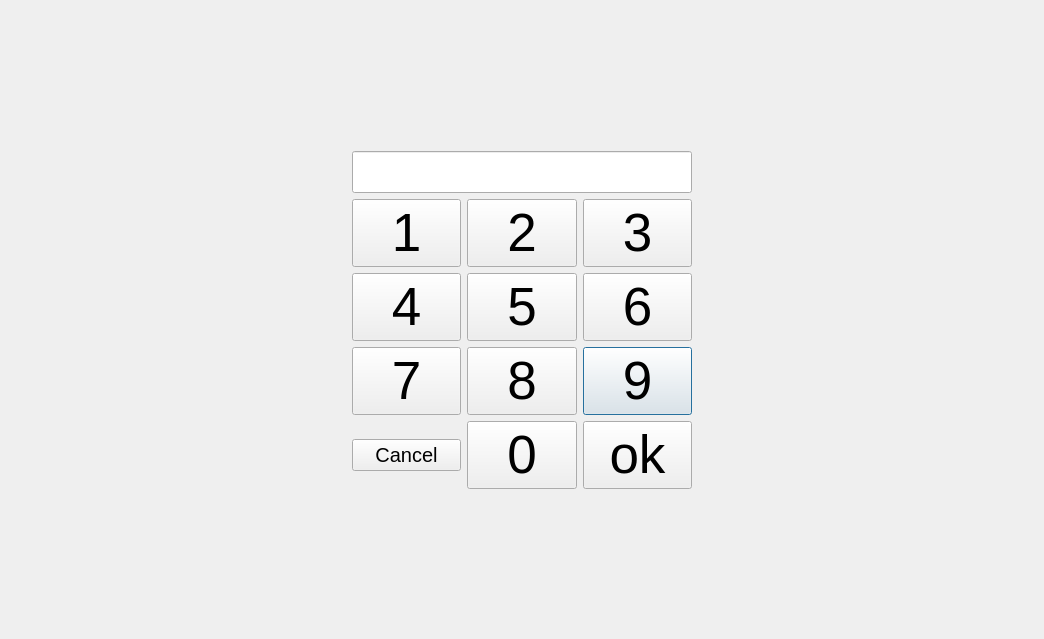
<?xml version="1.0" encoding="UTF-8"?>
<ui version="4.0">
 <class>pincodeEngine</class>
 <widget class="QDialog" name="pincodeEngine">
  <property name="geometry">
   <rect>
    <x>0</x>
    <y>0</y>
    <width>1044</width>
    <height>639</height>
   </rect>
  </property>
  <property name="windowTitle">
   <string>Dialog</string>
  </property>
  <layout class="QGridLayout" name="gridLayout_2">
   <item row="0" column="1">
    <spacer name="verticalSpacer">
     <property name="orientation">
      <enum>Qt::Vertical</enum>
     </property>
     <property name="sizeHint" stdset="0">
      <size>
       <width>20</width>
       <height>40</height>
      </size>
     </property>
    </spacer>
   </item>
   <item row="2" column="1">
    <layout class="QGridLayout" name="gridLayout">
     <item row="2" column="3">
      <widget class="QPushButton" name="B9">
       <property name="font">
        <font>
         <pointsize>40</pointsize>
        </font>
       </property>
       <property name="text">
        <string>9</string>
       </property>
      </widget>
     </item>
     <item row="1" column="3">
      <widget class="QPushButton" name="B6">
       <property name="font">
        <font>
         <pointsize>40</pointsize>
        </font>
       </property>
       <property name="text">
        <string>6</string>
       </property>
      </widget>
     </item>
     <item row="1" column="1">
      <widget class="QPushButton" name="B4">
       <property name="font">
        <font>
         <pointsize>40</pointsize>
        </font>
       </property>
       <property name="text">
        <string>4</string>
       </property>
      </widget>
     </item>
     <item row="3" column="3">
      <widget class="QPushButton" name="OK">
       <property name="font">
        <font>
         <pointsize>40</pointsize>
        </font>
       </property>
       <property name="text">
        <string>ok</string>
       </property>
      </widget>
     </item>
     <item row="0" column="1">
      <widget class="QPushButton" name="B1">
       <property name="font">
        <font>
         <pointsize>40</pointsize>
        </font>
       </property>
       <property name="text">
        <string>1</string>
       </property>
      </widget>
     </item>
     <item row="3" column="1">
      <widget class="QPushButton" name="Cancel">
       <property name="font">
        <font>
         <pointsize>15</pointsize>
        </font>
       </property>
       <property name="text">
        <string>Cancel</string>
       </property>
      </widget>
     </item>
     <item row="3" column="2">
      <widget class="QPushButton" name="B0">
       <property name="font">
        <font>
         <pointsize>40</pointsize>
        </font>
       </property>
       <property name="text">
        <string>0</string>
       </property>
      </widget>
     </item>
     <item row="2" column="2">
      <widget class="QPushButton" name="B8">
       <property name="font">
        <font>
         <pointsize>40</pointsize>
        </font>
       </property>
       <property name="text">
        <string>8</string>
       </property>
      </widget>
     </item>
     <item row="0" column="2">
      <widget class="QPushButton" name="B2">
       <property name="font">
        <font>
         <pointsize>40</pointsize>
        </font>
       </property>
       <property name="text">
        <string>2</string>
       </property>
      </widget>
     </item>
     <item row="1" column="2">
      <widget class="QPushButton" name="B5">
       <property name="font">
        <font>
         <pointsize>40</pointsize>
        </font>
       </property>
       <property name="text">
        <string>5</string>
       </property>
      </widget>
     </item>
     <item row="2" column="1">
      <widget class="QPushButton" name="B7">
       <property name="font">
        <font>
         <pointsize>40</pointsize>
        </font>
       </property>
       <property name="text">
        <string>7</string>
       </property>
      </widget>
     </item>
     <item row="0" column="3">
      <widget class="QPushButton" name="B3">
       <property name="font">
        <font>
         <pointsize>40</pointsize>
        </font>
       </property>
       <property name="text">
        <string>3</string>
       </property>
      </widget>
     </item>
    </layout>
   </item>
   <item row="3" column="1">
    <spacer name="verticalSpacer_2">
     <property name="orientation">
      <enum>Qt::Vertical</enum>
     </property>
     <property name="sizeHint" stdset="0">
      <size>
       <width>20</width>
       <height>40</height>
      </size>
     </property>
    </spacer>
   </item>
   <item row="2" column="0">
    <spacer name="horizontalSpacer">
     <property name="orientation">
      <enum>Qt::Horizontal</enum>
     </property>
     <property name="sizeHint" stdset="0">
      <size>
       <width>40</width>
       <height>20</height>
      </size>
     </property>
    </spacer>
   </item>
   <item row="2" column="2">
    <spacer name="horizontalSpacer_2">
     <property name="orientation">
      <enum>Qt::Horizontal</enum>
     </property>
     <property name="sizeHint" stdset="0">
      <size>
       <width>40</width>
       <height>20</height>
      </size>
     </property>
    </spacer>
   </item>
   <item row="1" column="1">
    <widget class="QLineEdit" name="lineEdit">
     <property name="font">
      <font>
       <pointsize>22</pointsize>
      </font>
     </property>
    </widget>
   </item>
  </layout>
 </widget>
 <resources/>
 <connections/>
</ui>
